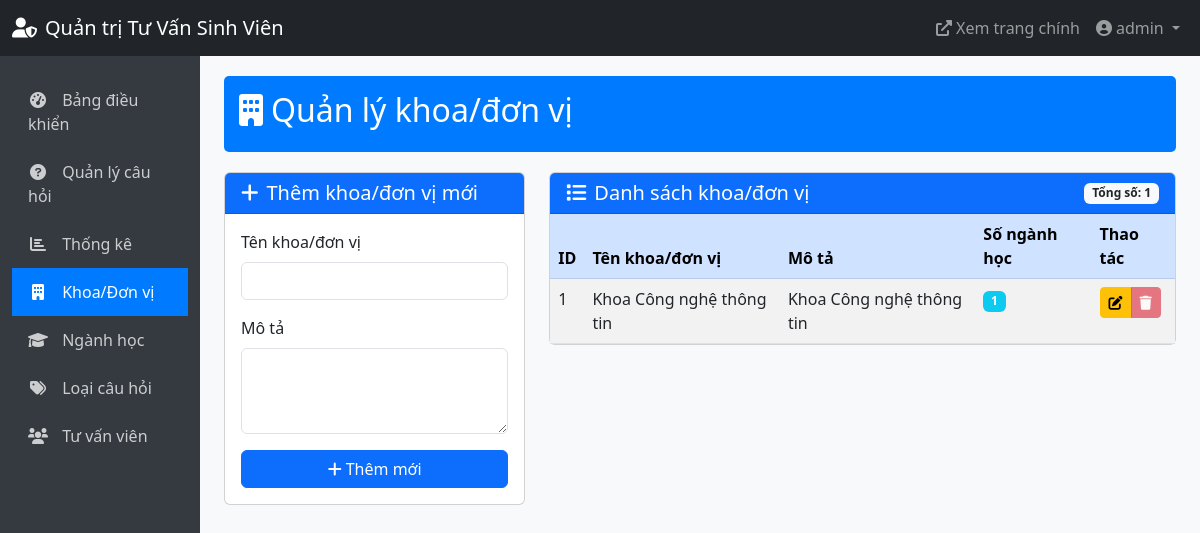
The page /admin-panel/departments/ (signed in) on the database its author committed.
### accounts/models.py (models this page shows)
class CustomUser(AbstractUser):
    USER_TYPE_CHOICES = (
        ('student', 'Sinh viên'),
        ('alumni', 'Cựu sinh viên'),
        ('parent', 'Phụ huynh'),
        ('high_school', 'Học sinh phổ thông'),
    )
    user_type = models.CharField(max_length=20, choices=USER_TYPE_CHOICES)
    student_id = models.CharField(max_length=20, blank=True, null=True)
    graduation_year = models.IntegerField(blank=True, null=True)  # Cho cựu sinh viên
    phone_number = models.CharField(max_length=15, blank=True, null=True)  # Cho phụ huynh
    grade = models.CharField(max_length=10, blank=True, null=True)  # Cho học sinh phổ thông

### questions/models.py (models this page shows, shortened)
class Department(models.Model):
    name = models.CharField(max_length=100, verbose_name="Tên khoa/đơn vị")
    description = models.TextField(blank=True, verbose_name="Mô tả")
    class Meta:
        verbose_name = "Khoa/Đơn vị"
        verbose_name_plural = "Khoa/Đơn vị"

### admin_panel/views.py (the view)
# urls.py: path('departments/', views.manage_departments, name='manage_departments'),
@login_required
def manage_departments(request):
    if not is_advisor(request.user):
        messages.error(request, 'Bạn không có quyền truy cập trang quản trị.')
        return redirect('home')
    try:
        advisor = AdvisorProfile.objects.get(user=request.user)
        if advisor.role != 'admin':
            messages.error(request, 'Bạn không có quyền quản lý danh mục.')
            return redirect('admin_dashboard')
    except AdvisorProfile.DoesNotExist:
        messages.error(request, 'Bạn không có quyền truy cập trang quản trị.')
        return redirect('home')
    departments = Department.objects.all()
    if request.method == 'POST':
        form = DepartmentForm(request.POST)
        if form.is_valid():
            form.save()
            messages.success(request, 'Thêm khoa/đơn vị thành công!')
            return redirect('manage_departments')
    else:
        form = DepartmentForm()
    return render(request, 'admin_panel/manage_departments.html', {
        'departments': departments,
        'form': form
    })

### admin_panel/forms.py
class DepartmentForm(forms.ModelForm):
    class Meta:
        model = Department
        fields = ['name', 'description']
        widgets = {
            'description': forms.Textarea(attrs={'rows': 3}),
        }

### admin_panel/views.py (called while the page is built)
def is_advisor(user):
    try:
        advisor = AdvisorProfile.objects.get(user=user)
        return True
    except AdvisorProfile.DoesNotExist:
        return False

### templates/admin_panel/manage_departments.html (shortened to what this page needs)
{% extends 'admin_panel/base_admin.html' %}
{% load widget_tweaks %}
{% block content %}
<div class="admin-header">
    <h2><i class="fas fa-building me-2"></i>Quản lý khoa/đơn vị</h2>
</div>
<div class="row">
    <div class="col-md-4">
        <div class="card mb-4">
            <div class="card-header bg-primary text-white">
                <h5 class="mb-0">
                    {% if form.instance.id %}
                    <i class="fas fa-edit me-2"></i>Chỉnh sửa khoa/đơn vị
                    {% else %}
                    <i class="fas fa-plus me-2"></i>Thêm khoa/đơn vị mới
                    {% endif %}
                </h5>
            </div>
            <div class="card-body">
                <form method="post">
                    <div class="mb-3">
                        <label for="{{ form.name.id_for_label }}" class="form-label">{{ form.name.label }}</label>
                        {{ form.name|add_class:"form-control" }}
                    </div>
                    <div class="mb-3">
                        <label for="{{ form.description.id_for_label }}" class="form-label">{{ form.description.label }}</label>
                        {{ form.description|add_class:"form-control" }}
                    </div>
                    <div class="d-grid gap-2">
                        <button type="submit" class="btn btn-primary">
                            {% if form.instance.id %}
                            <i class="fas fa-save me-1"></i>Lưu thay đổi
                            {% else %}
                            <i class="fas fa-plus me-1"></i>Thêm mới
                            {% endif %}
                        </button>
                    </div>
                </form>
            </div>
        </div>
    </div>
    <div class="col-md-8">
        <div class="card">
            <div class="card-header bg-primary text-white d-flex justify-content-between align-items-center">
                <h5 class="mb-0"><i class="fas fa-list me-2"></i>Danh sách khoa/đơn vị</h5>
                <span class="badge bg-light text-dark">Tổng số: {{ departments.count }}</span>
            </div>
            <div class="card-body p-0">
                <div class="table-responsive">
                    <table class="table table-striped table-hover mb-0">
                        <thead class="table-primary">
                            <tr>
                                <th>ID</th>
                                <th>Tên khoa/đơn vị</th>
                                <th>Mô tả</th>
                                <th>Số ngành học</th>
                                <th>Thao tác</th>
                            </tr>
                        </thead>
                        <tbody>
                            {% for department in departments %}
                            <tr>
                                <td>{{ department.id }}</td>
                                <td>{{ department.name }}</td>
                                <td>{{ department.description|truncatechars:50 }}</td>
                                <td>
                                    <span class="badge bg-info">{{ department.major_set.count }}</span>
                                </td>
                                <td>
                                    <div class="btn-group">
                                        <a href="{% url 'edit_department' department.id %}" class="btn btn-sm btn-warning" title="Chỉnh sửa">
                                            <i class="fas fa-edit"></i>
                                        </a>
                                        <button type="button" class="btn btn-sm btn-danger" data-bs-toggle="modal" data-bs-target="#deleteModal{{ department.id }}" title="Xóa" {% if department.major_set.count > 0 %}disabled{% endif %}>
                                            <i class="fas fa-trash"></i>
                                        </button>
                                    </div>
                                </td>
                            </tr>
                            {% endfor %}
                        </tbody>
                    </table>
                </div>
            </div>
        </div>
    </div>
</div>
{% endblock %}

### templates/admin_panel/base_admin.html (shortened to what this page needs)
<!DOCTYPE html>
<html lang="vi">
<head>
    <link href="https://cdn.jsdelivr.net/npm/bootstrap@5.3.0/dist/css/bootstrap.min.css" rel="stylesheet">
    <link rel="stylesheet" href="https://cdnjs.cloudflare.com/ajax/libs/font-awesome/6.0.0/css/all.min.css">
</head>
<body>
    <nav class="navbar navbar-expand-lg navbar-dark bg-dark">
        <div class="container-fluid">
            <a class="navbar-brand" href="{% url 'admin_dashboard' %}">
                <i class="fas fa-user-shield me-2"></i>Quản trị Tư Vấn Sinh Viên
            </a>
            <div class="collapse navbar-collapse" id="navbarAdmin">
                <ul class="navbar-nav ms-auto">
                    <li class="nav-item">
                        <a class="nav-link" href="{% url 'home' %}" target="_blank">
                            <i class="fas fa-external-link-alt me-1"></i>Xem trang chính
                        </a>
                    </li>
                    <li class="nav-item dropdown">
                        <a class="nav-link dropdown-toggle" href="#" id="navbarDropdown" role="button" data-bs-toggle="dropdown">
                            <i class="fas fa-user-circle me-1"></i>{{ user.get_full_name|default:user.username }}
                        </a>
                    </li>
                </ul>
            </div>
        </div>
    </nav>
    <div class="container-fluid">
        <div class="row">
            <div class="col-md-3 col-lg-2 d-md-block admin-sidebar collapse">
                <div class="position-sticky">
                    <ul class="nav flex-column">
                        <li class="nav-item">
                            <a class="nav-link {% if request.resolver_match.url_name == 'admin_dashboard' %}active{% endif %}" href="{% url 'admin_dashboard' %}">
                                <i class="fas fa-tachometer-alt"></i> Bảng điều khiển
                            </a>
                        </li>
                        <li class="nav-item">
                            <a class="nav-link {% if request.resolver_match.url_name == 'manage_questions' %}active{% endif %}" href="{% url 'manage_questions' %}">
                                <i class="fas fa-question-circle"></i> Quản lý câu hỏi
                            </a>
                        </li>
                        {% if user.advisorprofile.role == 'admin' %}
                        <li class="nav-item">
                            <a class="nav-link {% if request.resolver_match.url_name == 'statistics_dashboard' %}active{% endif %}" href="{% url 'statistics_dashboard' %}">
                                <i class="fas fa-chart-bar"></i> Thống kê
                            </a>
                        </li>
                        <li class="nav-item">
                            <a class="nav-link {% if request.resolver_match.url_name == 'manage_departments' %}active{% endif %}" href="{% url 'manage_departments' %}">
                                <i class="fas fa-building"></i> Khoa/Đơn vị
                            </a>
                        </li>
                        <li class="nav-item">
                            <a class="nav-link {% if request.resolver_match.url_name == 'manage_majors' %}active{% endif %}" href="{% url 'manage_majors' %}">
                                <i class="fas fa-graduation-cap"></i> Ngành học
                            </a>
                        </li>
                        <li class="nav-item">
                            <a class="nav-link {% if request.resolver_match.url_name == 'manage_categories' %}active{% endif %}" href="{% url 'manage_categories' %}">
                                <i class="fas fa-tags"></i> Loại câu hỏi
                            </a>
                        </li>
                        <li class="nav-item">
                            <a class="nav-link {% if request.resolver_match.url_name == 'manage_advisors' %}active{% endif %}" href="{% url 'manage_advisors' %}">
                                <i class="fas fa-users"></i> Tư vấn viên
                            </a>
                        </li>
                        {% endif %}
                    </ul>
                </div>
            </div>
            <main class="col-md-9 ms-sm-auto col-lg-10 px-md-4 admin-content">
                {% block content %}{% endblock %}
            </main>
        </div>
    </div>
</body>
</html>

### templates/admin_panel/base_admin.html (style rules this page uses)
body { background-color: #f8f9fa; }
.admin-sidebar { min-height: calc(100vh - 56px); background-color: #343a40; padding-top: 20px; }
.admin-sidebar .nav-link { color: rgba(255, 255, 255, 0.75); border-radius: 0; padding: 0.75rem 1rem; }
.admin-sidebar .nav-link.active { color: #fff; background-color: #007bff; }
.admin-sidebar .nav-link i { margin-right: 10px; width: 20px; text-align: center; }
.admin-content { padding: 20px; }
.admin-header { background-color: #007bff; color: white; padding: 15px; margin-bottom: 20px; border-radius: 5px; }

### rows shown on the page
CustomUser: get_full_name "admin"
Department: id "1", name "Khoa Công nghệ thông tin", description "Khoa Công nghệ thông tin", major_set.count "1"

### other values the page prints
{{ departments.count }} "1"
